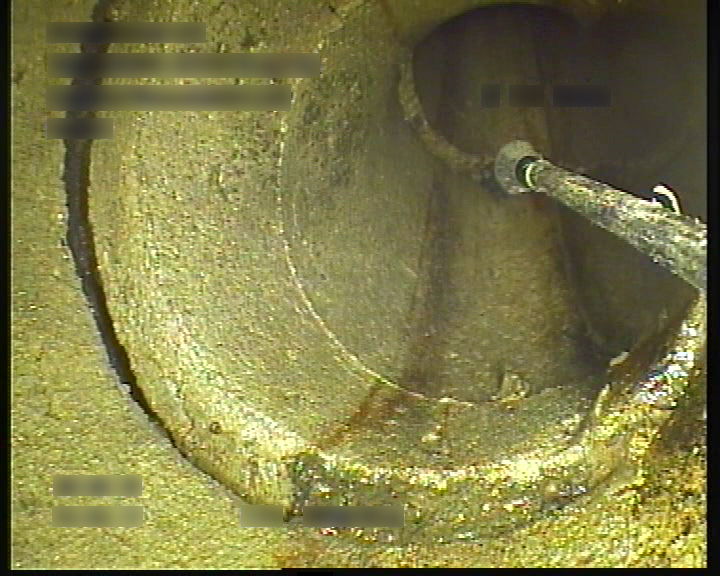
#> input picture 1d8e7662-00000957.png, 720 x 576 px; its folder holds only this picture in this run
$ python -i Disease_FZ.py   (imports and definitions only)
#> lines starting #> are read from the running program, lines starting #| are printed output that depends on the picture; after the words box and inside, x2 and y2 are one past the last pixel; in counts of white or black regions, pixels touching at a corner belong together
import cv2
import numpy as np
import matplotlib.pyplot as plt
import os
import glob
from pathlib import Path

class DiseaseFZ:
    """A class to detect floating debris in pipe images and calculate its ratio and thickness."""

    def __init__(self, input_dir="TEST_PHOTO", output_dir="FZ_debug_output", pipe_diameter_pixels=None):
        """Initialize the detector with input/output directories and optional pipe diameter.

        Args:
            input_dir (str): Directory containing input images. Defaults to 'TEST_PHOTO'.
            output_dir (str): Directory to save debug images and results. Defaults to 'FZ_debug_output'.
            pipe_diameter_pixels (int, optional): The diameter of the pipe in pixels. If None, it will be estimated.
        """
        self.input_dir = str(Path(input_dir))
        self.output_dir = str(Path(output_dir))
        self.pipe_diameter = pipe_diameter_pixels
        self.lower_black = np.array([0, 0, 0])  # Lower bound for black color in HSV
        self.upper_black = np.array([180, 255, 50])  # Upper bound for black color in HSV
        os.makedirs(self.output_dir, exist_ok=True)

    def _load_image(self, img_path, grayscale=False):
        """Load image with support for UTF-8 paths."""
#> called with img_path = '../1d8e7662-00000957.png', grayscale = False
        img_path = str(Path(img_path))
        try:
            img = cv2.imdecode(np.fromfile(img_path, dtype=np.uint8),
                             cv2.IMREAD_GRAYSCALE if grayscale else cv2.IMREAD_COLOR)
#> img is the input picture: shape (576, 720, 3); mean B, G, R 71.8, 123.4, 126.9
            if img is None:
                raise ValueError(f"❌ Unable to load image: {img_path}")
            return img
        except Exception as e:
            print(f"❌ Failed to load image {img_path}: {str(e)}")
            return None

    def _save_debug_image(self, img, name, cmap=None):
        """Save debug image to the specified directory."""
        save_path = os.path.join(self.output_dir, name)
        if cmap == 'gray':
            plt.imsave(save_path, img, cmap='gray')
        else:
            if len(img.shape) == 2:  # Convert single-channel image to BGR
                img = cv2.cvtColor(img, cv2.COLOR_GRAY2BGR)
            cv2.imwrite(save_path, img)

    def auto_estimate_diameter(self, img_path, method="auto"):
        """Automatically estimate the pipe diameter using Hough transform or projection method.

        Args:
            img_path (str): Path to the input image.
            method (str): Method to use ('hough', 'projection', or 'auto'). Defaults to 'auto'.

        Returns:
            int or None: Estimated diameter in pixels, or None if estimation fails.
        """
#> called with img_path = '../1d8e7662-00000957.png', method = 'auto'
        img_name = os.path.splitext(os.path.basename(img_path))[0]
        img = self._load_image(img_path)
        if img is None:
            raise ValueError("❌ Unable to load image, please check file path")
        height, width = img.shape[:2]
        gray = cv2.cvtColor(img, cv2.COLOR_BGR2GRAY)
        self._save_debug_image(img, f"{img_name}_00_original.jpg")
        self._save_debug_image(gray, f"{img_name}_01_gray.jpg", 'gray')

        estimated_diameter = None

        # Method 1: Hough Circle Transform
        if method in ("hough", "auto"):
            img_blurred = cv2.medianBlur(gray, 5)
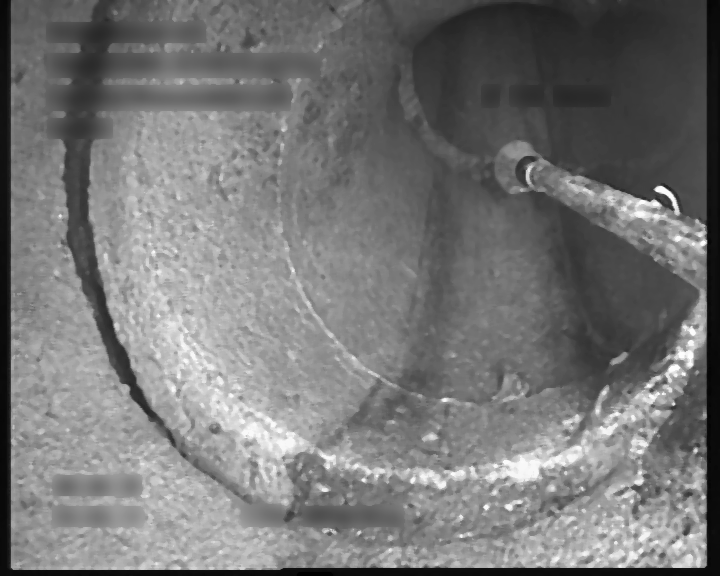
#> img_blurred: shape (576, 720); min 0, max 254, mean 118
            self._save_debug_image(img_blurred, f"{img_name}_02_blurred_hough.jpg", 'gray')
            circles = cv2.HoughCircles(
                img_blurred, cv2.HOUGH_GRADIENT, dp=1.2, minDist=50,
                param1=50, param2=30, minRadius=30, maxRadius=min(height, width) // 2
            )
#> circles = 127 rows, first 8: [415.8, 280.2, 283.3], [449.4, 322.2, 245], [385.8, 333, 234.5], [437.4, 226.2, 271.4], [325.8, 299.4, 205.4], [334.2, 249, 226.6], [493.8, 361.8, 205.4], [505.8, 261, 259.6]
            if circles is not None:
                circles = np.uint16(np.around(circles))
#> circles = 127 rows, first 8: [416, 280, 283], [449, 322, 245], [386, 333, 234], [437, 226, 271], [326, 299, 205], [334, 249, 227], [494, 362, 205], [506, 261, 260]
                if len(circles[0]) > 0:
                    estimated_diameter = 2 * circles[0][0][2]  # Diameter = 2 * radius
#> estimated_diameter = 566
                    print(f"[Hough] Estimated pipe diameter: {estimated_diameter} px")
#| [Hough] Estimated pipe diameter: 566 px
                    hough_img = img.copy()
                    cv2.circle(hough_img, (circles[0][0][0], circles[0][0][1]), circles[0][0][2], (0, 255, 0), 2)
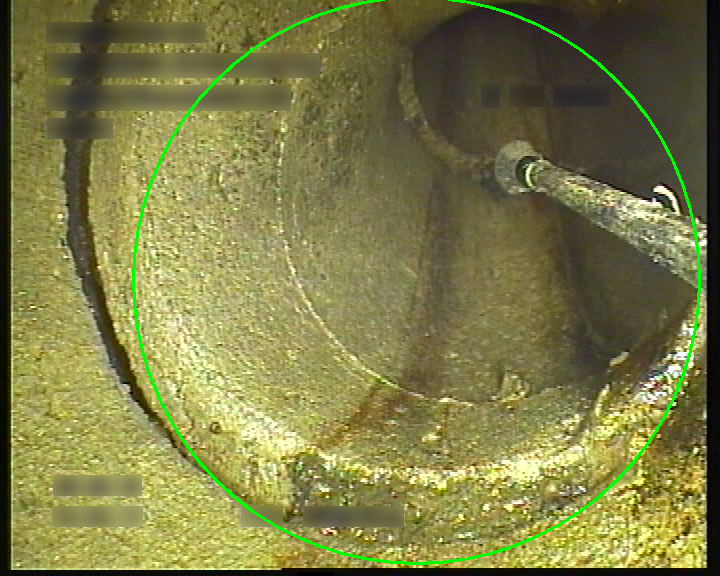
#> hough_img: shape (576, 720, 3); 1.24% of pixels changed, all inside (x1, y1, x2, y2) = (132, 0, 701, 565)
                    self._save_debug_image(hough_img, f"{img_name}_03_hough_circle.jpg")
                    self.pipe_diameter = estimated_diameter
#> self.pipe_diameter = 566
                    return estimated_diameter

        # Method 2: Projection Method
        if method in ("projection", "auto"):
            edges = cv2.Canny(gray, 50, 150)
            self._save_debug_image(edges, f"{img_name}_02_canny_projection.jpg", 'gray')
            projection = np.sum(edges, axis=1)
            threshold = np.max(projection) * 0.5
            rows = np.where(projection > threshold)[0]
            if len(rows) >= 2:
                top, bottom = min(rows), max(rows)
                estimated_diameter = bottom - top
                print(f"[Projection] Estimated pipe diameter: {estimated_diameter} px")
                proj_img = img.copy()
                cv2.line(proj_img, (0, top), (img.shape[1], top), (0, 255, 0), 2)
                cv2.line(proj_img, (0, bottom), (img.shape[1], bottom), (0, 255, 0), 2)
                self._save_debug_image(proj_img, f"{img_name}_03_projection_lines.jpg")
                self.pipe_diameter = estimated_diameter
                return estimated_diameter

        print("❌ Failed to estimate pipe diameter automatically. Please set pipe_diameter manually or check the image.")
        return None

    def detect_debris(self, img_path):
        """Detect floating debris in the image, save result image and text report.

        Args:
            img_path (str): Path to the input image.

        Returns:
            tuple: (result dictionary, result image path, result text path)
        """
        img_name = os.path.splitext(os.path.basename(img_path))[0]
        img = self._load_image(img_path)
        if img is None:
            raise ValueError("❌ Unable to load image, please check file path")

        # Estimate pipe diameter if not set
        if self.pipe_diameter is None:
            self.auto_estimate_diameter(img_path)

        if self.pipe_diameter is None:
            raise ValueError("❌ Pipe diameter not set and could not be estimated")

        height, width = img.shape[:2]
        if self.pipe_diameter > min(height, width):
            raise ValueError(f"Pipe diameter ({self.pipe_diameter}px) exceeds image dimensions ({width}x{height})")

        center_y = height // 2
        center_x = width // 2
        radius = self.pipe_diameter // 2
#> radius = 283

        # Create debris mask
        hsv = cv2.cvtColor(img, cv2.COLOR_BGR2HSV)
#> hsv: shape (576, 720, 3); mean H, S, V 28.9, 112, 127.7
        mask = cv2.inRange(hsv, self.lower_black, self.upper_black)
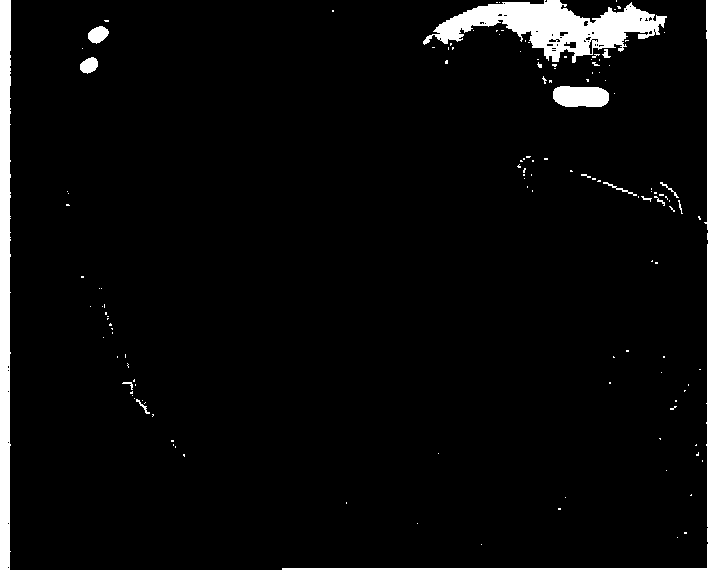
#> mask: shape (576, 720); 6.7% white; 134 white regions (120 under 20 px), largest, box (x1, y1, x2, y2) and area: (0, 0, 720, 576) 18418, (423, 0, 667, 63) 6824, (553, 86, 609, 107) 1025
        bottom_region = mask[center_y:, :]
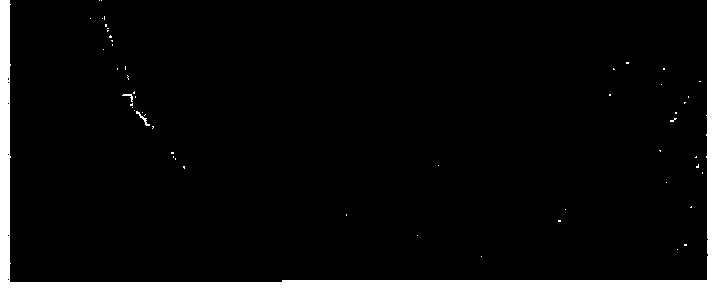
#> bottom_region: shape (288, 720); 5.7% white; 54 white regions (51 under 20 px), largest, box (x1, y1, x2, y2) and area: (0, 0, 720, 288) 11657, (136, 111, 150, 126) 47, (122, 94, 133, 102) 31
        debris_mask = cv2.bitwise_not(bottom_region)
        kernel = np.ones((5, 5), np.uint8)
        debris_mask = cv2.erode(debris_mask, kernel, iterations=2)
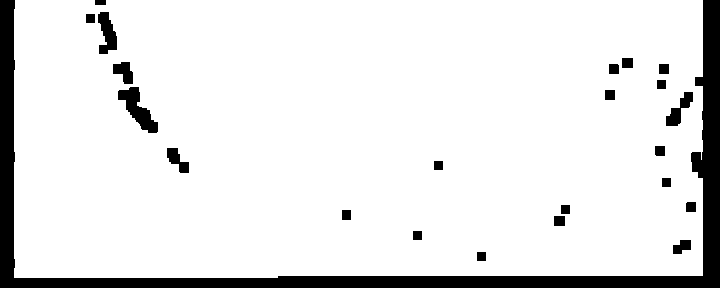
#> debris_mask: shape (288, 720); 89.9% white; 23 black regions, largest, box (x1, y1, x2, y2) and area: (0, 0, 720, 288) 17048, (118, 87, 158, 133) 790, (98, 12, 117, 54) 510
        self._save_debug_image(debris_mask, f"{img_name}_04_eroded_debris_mask.jpg", 'gray')

        # Create full circle mask and take lower half
        circle_mask_full = np.zeros_like(mask, dtype=np.uint8)
        cv2.circle(circle_mask_full, (center_x, center_y), radius, 255, -1)
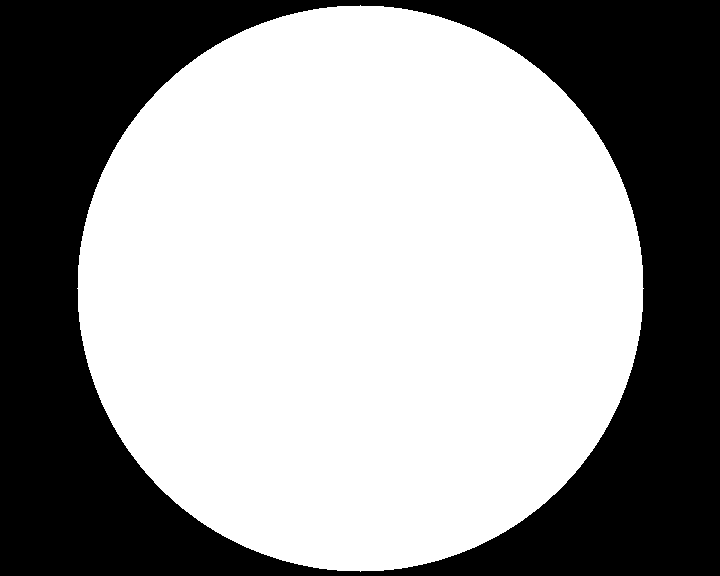
#> circle_mask_full: shape (576, 720); 60.7% white; 1 black region, box (x1, y1, x2, y2) and area: (0, 0, 720, 576) 163171
        circle_mask_lower = circle_mask_full[center_y:, :]
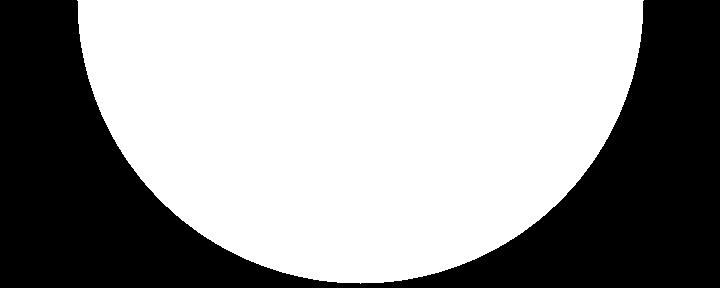
#> circle_mask_lower: shape (288, 720); 60.8% white; 1 black region, box (x1, y1, x2, y2) and area: (0, 0, 720, 288) 81302
        self._save_debug_image(circle_mask_lower, f"{img_name}_05_circle_mask_lower.jpg", 'gray')

        # Intersect debris mask with circle mask
        debris_inside_circle = cv2.bitwise_and(debris_mask, debris_mask, mask=circle_mask_lower)
#> debris_inside_circle: shape (288, 720); 59.2% white; 13 black regions
#> (the rest of the program and of its run is left out)
